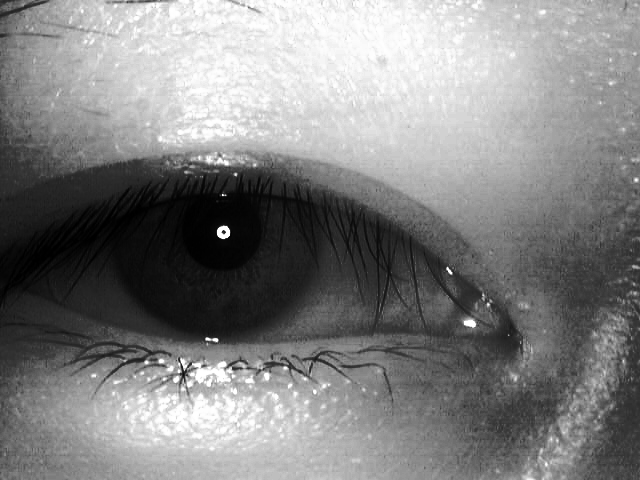
#> input picture aula07/teste.png, 640 x 480 px, given in place of imagem.jpg, which was not available; the run also reads 1 picture not shown here
$ jupyter execute 'Visão_Computacional_Aula_14.ipynb'   (text cells are left out)
#> lines starting #> are read from the running program, lines starting #| are printed output that depends on the picture; after the words box and inside, x2 and y2 are one past the last pixel; in counts of white or black regions, pixels touching at a corner belong together; pictures that were not available may be replaced by others from this repository, and a replacement may not be noted
[cell 1]
import cv2 as cv
from google.colab.patches import cv2_imshow
imagem = cv.imread('imagem.jpg')
#> imagem is the input picture: shape (480, 640, 3); min 0, max 255, mean 129.2
cv2_imshow(imagem)

[cell 2]
template = cv.imread('template.png')
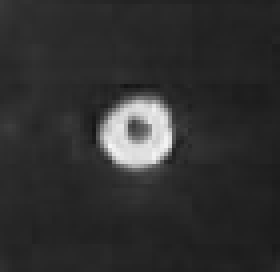
#> input picture projeto IRIS/template.png, 70 x 68 px, found by its file name (shown 4 times larger)
#> template is the input picture: shape (68, 70, 3); min 20, max 246, mean 47.8
cv2_imshow(template)

[cell 3]
import cv2 as cv
import numpy as np

#abre a imagem onde a busca será realizada e a converte para níveis de cinbza
main_image = cv.imread('imagem.jpg')
gray_image = cv.cvtColor(main_image, cv.COLOR_BGR2GRAY)
#abre o template e o converte para níveis de cinza
template = cv.cvtColor(cv.imread('template.png'), cv.COLOR_BGR2GRAY)
#> template: shape (68, 70); min 20, max 246, mean 47.8
#comprimento e largura do template
width,height=template.shape
#> width = 68; height = 70
#template matching, que devolve o nível de acurácia
match = cv.matchTemplate(gray_image, template, cv.TM_CCOEFF_NORMED)
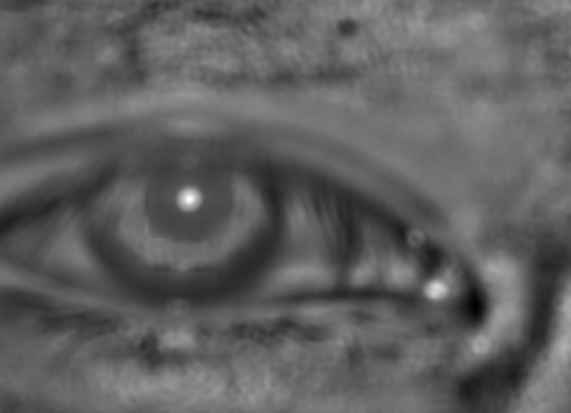
#> match: shape (413, 571) float32; min -0.428, max 0.74, mean 0.0124; drawn with min black and max white
#obtém as posições onde o template gerou níveis de acurácia maiores que um limiar
threshold = 0.8
position = np.where(match >= threshold)
#> position = (empty array, empty array)
#desenha os retângulos com as regiões encontradas
for point in zip(*position[::-1]):
   cv.rectangle(main_image, point, (point[0] + width, point[1] + height), (0, 204, 153), 0)
#> this loop made 0 passes
cv2_imshow(main_image)

[cell 4]
#Digite sua solução aqui

[cell 5]
template = cv.imread('template_maior.png')
cv2_imshow(template)
#digite sua implementação aqui

[cell 6]
import imutils
import cv2 as cv
import numpy as np

template = cv.imread('template_maior.png')
template = cv.cvtColor(template, cv.COLOR_BGR2GRAY)
template = cv.Canny(template, 10, 25)
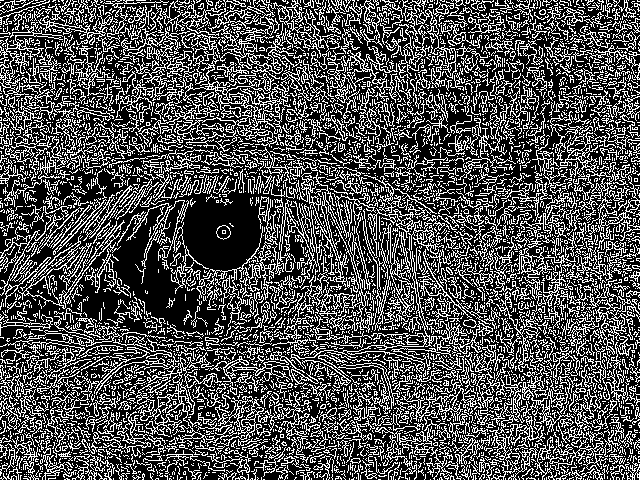
#> template: shape (480, 640); 31.3% white in thin lines or dots
(height, width) = template.shape[:2]
#> height = 480; width = 640
main_image = cv.imread('imagem.jpg')
gray_image = cv.cvtColor(main_image, cv.COLOR_BGR2GRAY)
temp_found = None
for scale in np.linspace(0.2, 1.0, 20)[::-1]:

   resized_img = imutils.resize(gray_image, width = int(gray_image.shape[1] * scale))
   ratio = gray_image.shape[1] / float(resized_img.shape[1])
   if resized_img.shape[0] < height or resized_img.shape[1] < width:
      break

   e = cv.Canny(resized_img, 10, 25)
   match = cv.matchTemplate(e, template, cv.TM_CCOEFF)
   (_, val_max, _, loc_max) = cv.minMaxLoc(match)
   if temp_found is None or val_max>temp_found[0]:
      temp_found = (val_max, loc_max, ratio)
#> this loop made 2 passes
#> temp_found on pass 1: (4.3e+09, (0, 0), 1)

(_, loc_max, r) = temp_found
#> r = 1
(x_start, y_start) = (int(loc_max[0]), int(loc_max[1]))
#> x_start = 0; y_start = 0
(x_end, y_end) = (int((loc_max[0] + width)), int((loc_max[1] + height)))
#> x_end = 640; y_end = 480

cv.rectangle(main_image, (x_start, y_start), (x_end, y_end), (153, 22, 0), 5)
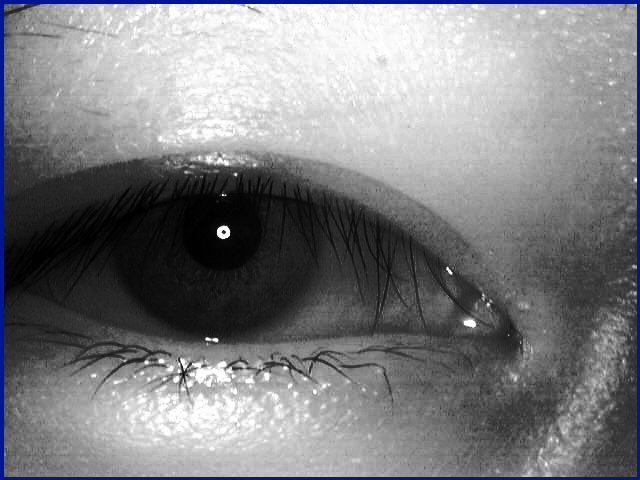
#> main_image: shape (480, 640, 3); 2.54% of pixels changed, all inside (x1, y1, x2, y2) = (0, 0, 640, 480)
cv2_imshow(main_image)
